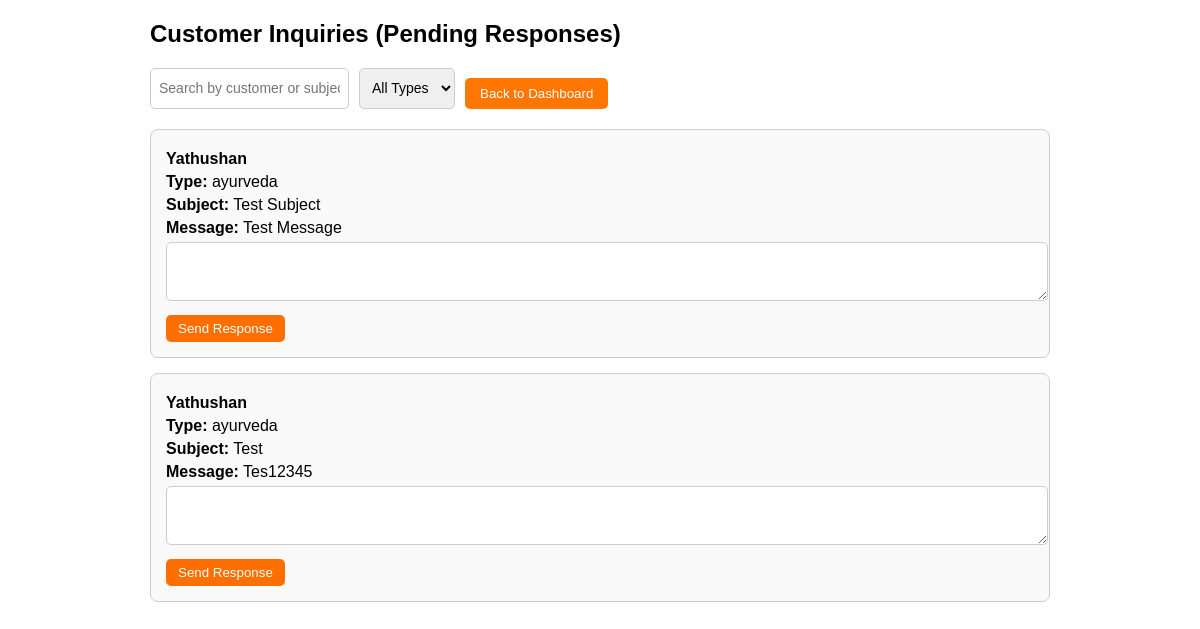
Page /view_messages.php (signed in) on the committed database.
### tables this page shows
CREATE TABLE `inquiries` (
  `id` int(11) NOT NULL,
  `customer_id` int(11) NOT NULL,
  `type` varchar(50) NOT NULL,
  `subject` varchar(255) NOT NULL,
  `message` text NOT NULL,
  `response` text DEFAULT NULL,
  `status` enum('pending','answered') DEFAULT 'pending',
  `created_at` timestamp NOT NULL DEFAULT current_timestamp(),
  `responded_at` timestamp NULL DEFAULT NULL
);

CREATE TABLE `users` (
  `id` int(11) NOT NULL,
  `name` varchar(100) NOT NULL,
  `legalid` varchar(20) NOT NULL,
  `phone` varchar(20) DEFAULT NULL,
  `email` varchar(100) DEFAULT NULL,
  `password` varchar(255) NOT NULL,
  `role` varchar(20) DEFAULT 'customer',
  `created_at` timestamp NOT NULL DEFAULT current_timestamp()
);

### view_messages.php (the view, shortened to what this page needs)
<?php
require 'db.php';
$stmt = $pdo->query("SELECT i.*, u.name AS customer_name
                     FROM inquiries i
                     JOIN users u ON i.customer_id = u.id
                     WHERE i.response IS NULL
                     ORDER BY i.created_at DESC");
$inquiries = $stmt->fetchAll(PDO::FETCH_ASSOC);
?>
<!DOCTYPE html>
<html lang="en">
<head>
</head>
<body>
<div class="container">
<h2>Customer Inquiries (Pending Responses)</h2>
<div class="controls">
    <input type="text" id="searchInput" placeholder="Search by customer or subject...">
    <select id="typeFilter">
        <option value="">All Types</option>
    </select>
    <div><button onclick="window.location.href='admin_dashboard.php'">Back to Dashboard</button></div>
</div>
<div id="inquiriesContainer">
<?php foreach ($inquiries as $inq): ?>
  <div class="inquiry-card" data-customer="<?= htmlspecialchars(strtolower($inq['customer_name'])) ?>" data-subject="<?= htmlspecialchars(strtolower($inq['subject'])) ?>" data-type="<?= htmlspecialchars($inq['type']) ?>">
    <p><strong><?= htmlspecialchars($inq['customer_name']) ?></strong></p>
    <p><b>Type:</b> <?= htmlspecialchars($inq['type']) ?></p>
    <p><b>Subject:</b> <?= htmlspecialchars($inq['subject']) ?></p>
    <p><b>Message:</b> <?= nl2br(htmlspecialchars($inq['message'])) ?></p>
    <form method="post" action="respond_inquiry.php">
        <textarea name="response" rows="3" required></textarea><br>
        <button type="submit">Send Response</button>
    </form>
  </div>
<?php endforeach; ?>
</div>
</div>
</body>
</html>

### view_messages.php (style rules this page uses)
.container { max-width: 900px; margin: 20px auto; font-family: Arial, sans-serif; }
.controls { display: flex; gap: 10px; margin-bottom: 20px; }
.controls input, .controls select { padding: 8px; font-size: 14px; border-radius: 5px; border: 1px solid #ccc; }
.inquiry-card { border: 1px solid #ccc; border-radius: 8px; padding: 15px; margin-bottom: 15px; background-color: #f9f9f9; }
.inquiry-card p { margin: 5px 0; }
.inquiry-card textarea { width: 100%; padding: 6px; border-radius: 5px; border: 1px solid #ccc; }
.inquiry-card button { padding: 6px 12px; background-color: #ff6f00ff; color: white; border: none; border-radius: 5px; cursor: pointer; }
button { padding: 8px 15px; margin-left: 0px; background: #ff7700ff; color: #fff; border: none; border-radius: 5px; cursor: pointer; margin-top:10px; }

### rows in the picture
inquiries: customer.name "Yathushan", type "ayurveda", subject "Test Subject", message "Test Message"
inquiries: customer.name "Yathushan", type "ayurveda", subject "Test", message "Tes12345"
